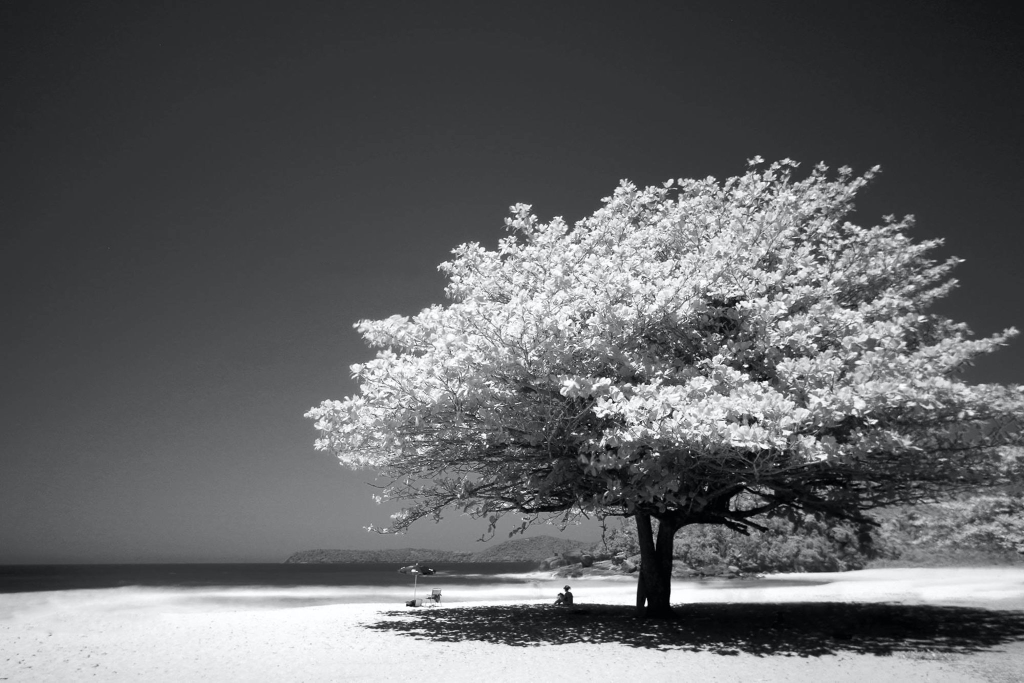
//> input picture images/test_image_1.jpeg, 2048 x 1365 px (shown at 1/2 size)
$ ./stegoAlternates   (built with g++ and OpenCV 4)
//> lines starting //> are read from the running program, lines starting //| are printed output that depends on the picture; after the words box and inside, x2 and y2 are one past the last pixel; in counts of white or black regions, pixels touching at a corner belong together
### src/evaluationMetrics.h
#ifndef QUALITY_CHECKER
#define QUALITY_CHECKER

#include <iostream>
#include <opencv2/opencv.hpp>

using namespace std;
using namespace cv;

double getPSNR(const Mat& I1, const Mat& I2);

Scalar getMSSIM( const Mat& i1, const Mat& i2);

void testQuality(Mat &mainImage, Mat &testImage);

void testQualityBaseline(Mat &mainImage, Mat &testImage, int length);

void testQualityOption2(Mat &mainImage, Mat &testImage, int length);

void calculateVarianceMetric(Mat &image);

void calcAvgMatrix(Mat& input_matrix);

double calcMaxDiff(Mat& image1, Mat& image2);

string getDBImage(int capacity, string dbImagesPath);

#endif

### src/preProcessingMetrics.cpp
#include <iostream>
#include <chrono>
#include <cmath>
#include <utility>
#include <opencv2/opencv.hpp>

using namespace std;
using namespace std::chrono;
using namespace cv;

// [164 lines left out: functions huber_loss, dynamic_weighted_average, iterateDynamicAvg, gaussian_weighted_average, iterateGaussianAvg, not called in this run]

void calculateVarianceMetric(Mat &image) {
    vector<vector<float>> result;

    result.resize(image.rows);

    int n = image.cols;

    for (int row = 0; row < image.rows; row++)
    {
        float sum = 0.0;

        for(int col = 0; col < image.cols; col++) {
            sum += image.at<uchar>(row, col);
        }

        float mean = sum / n;

        float variance = 0.0;

        for(int col = 0; col < image.cols; col++) {
            variance += pow(image.at<uchar>(row, col) - mean, 2);
        }

        variance /= n;

        result[row].push_back(mean);
        result[row].push_back(sqrt(variance));

        for(int i = 0; i < 2; i++) {
            cout << result[row][i] << " ";
        }

        cout << endl;

    }
}

// [64 lines left out: functions calcWeightedAvg, calcAvg, calcAvgMatrix, not called in this run]

### src/evaluationMetrics.cpp
#include <iostream>
#include <fstream>
#include <sstream>
#include <chrono>
#include <cmath>
#include <utility>
#include <opencv2/opencv.hpp>
#include "evaluationMetrics.h"

using namespace std;
using namespace std::chrono;
using namespace cv;

double getPSNR(const Mat& I1, const Mat& I2)
{
    Mat s1;
    absdiff(I1, I2, s1);       // |I1 - I2|
    s1.convertTo(s1, CV_32F);  // cannot make a square on 8 bits
    s1 = s1.mul(s1);           // |I1 - I2|^2
    Scalar s = sum(s1);         // sum elements per channel
    double sse = s.val[0] + s.val[1] + s.val[2]; // sum channels
    double  mse =sse /(double)(I1.channels() * I1.total());
    double psnr = 10.0*log10((255*255)/mse);
    return psnr;
}

double getMSE(const Mat& I1, const Mat& I2)
{
    Mat s1;
    absdiff(I1, I2, s1);       // |I1 - I2|
    // s1.convertTo(s1, CV_32F);  // cannot make a square on 8 bits
    s1 = s1.mul(s1);           // |I1 - I2|^2
    // Scalar s = sum(s1);         // sum elements per channel
    Scalar s = mean(s1);         // sum elements per channel
    // double sse = s.val[0] + s.val[1] + s.val[2]; // sum channels
    // double  mse =sse /(double)(I1.channels() * I1.total());
    double  mse = s[0] /(double)(I1.total());

    return mse;

    // [17 lines of commented-out code are left out]
}

Scalar getMSSIM( const Mat& i1, const Mat& i2)
{
    const double C1 = 6.5025, C2 = 58.5225;
    /***************************** INITS **********************************/
    int d     = CV_32F;
    Mat I1, I2;
    i1.convertTo(I1, d);           // cannot calculate on one byte large values
    i2.convertTo(I2, d);
    Mat I2_2   = I2.mul(I2);        // I2^2
    Mat I1_2   = I1.mul(I1);        // I1^2
    Mat I1_I2  = I1.mul(I2);        // I1 * I2
    /*************************** END INITS **********************************/
    Mat mu1, mu2;   // PRELIMINARY COMPUTING
    GaussianBlur(I1, mu1, Size(11, 11), 1.5);
    GaussianBlur(I2, mu2, Size(11, 11), 1.5);
    Mat mu1_2   =   mu1.mul(mu1);
    Mat mu2_2   =   mu2.mul(mu2);
    Mat mu1_mu2 =   mu1.mul(mu2);
    Mat sigma1_2, sigma2_2, sigma12;
    GaussianBlur(I1_2, sigma1_2, Size(11, 11), 1.5);
    sigma1_2 -= mu1_2;
    GaussianBlur(I2_2, sigma2_2, Size(11, 11), 1.5);
    sigma2_2 -= mu2_2;
    GaussianBlur(I1_I2, sigma12, Size(11, 11), 1.5);
    sigma12 -= mu1_mu2;
    Mat t1, t2, t3;
    t1 = 2 * mu1_mu2 + C1;
    t2 = 2 * sigma12 + C2;
    t3 = t1.mul(t2);              // t3 = ((2*mu1_mu2 + C1).*(2*sigma12 + C2))
    t1 = mu1_2 + mu2_2 + C1;
    t2 = sigma1_2 + sigma2_2 + C2;
    t1 = t1.mul(t2);               // t1 =((mu1_2 + mu2_2 + C1).*(sigma1_2 + sigma2_2 + C2))
    Mat ssim_map;
    divide(t3, t1, ssim_map);      // ssim_map =  t3./t1;
    Scalar mssim = mean( ssim_map ); // mssim = average of ssim map
    return mssim;
}

void testQuality(Mat &mainImage, Mat &testImage) {
    double mse = getMSE(mainImage, testImage);
    cout << "MSE value: " << mse << endl;

    Scalar ssim = getMSSIM(mainImage, testImage);
    cout << "SSIM value: " << ssim[0] << endl;

    double psnr = getPSNR(mainImage, testImage);
    cout << "PSNR value: " << psnr << endl;
}

// [35 lines left out: functions calcAvgDiff, calcDiffSum, not called in this run]

template <typename Func, typename... Args>
// [162 lines left out: functions measureExecutionTime, getMSEBaseline, getPSNRBaseline, getMSEOption2, getPSNROption2, testQualityBaseline and 2 more, not called in this run]

### src/stegoAlternates.cpp
#include <iostream>
#include <opencv2/opencv.hpp>
#include <tuple>
#include "evaluationMetrics.h"

using namespace std;
using namespace cv;

struct EncodedImages {
    Mat secretImage;
    Mat stegoImage;
};


// Converts a byte (unsigned char) to an 8-bit binary string
string byteToBinary(unsigned char b) {
    string binary = "";
    for (int i = 7; i >= 0; i--) {
        binary += (b & (1 << i)) ? "1" : "0";
    }

    return binary;
}

// Converts a string of characters to a binary string
string stringToBinary(string input) {
    string binary = "";

    for (char& c : input) {
        binary += byteToBinary(c);
    }

    return binary;
}

int transformBitsToDecimal(string bits) {
    int ans = 0;
    int len = bits.length();

    for(int i = len - 1; i >= 0 ; i--) {
        ans += (pow(2, i) * (bits[len - i - 1] == '1' ? 1 : 0));
    }

    return ans;
}

int calculateFEMD(uchar pixel1, uchar pixel2) {
    if(pixel1 > 255 || pixel1 < 0 || pixel2 > 255 || pixel2 < 0) {
        return -1;
    }

    int lsbPixel1 = pixel1 & 1;
    int tempCalc = (pixel1/2) + pixel2;

    int femd1 = lsbPixel1 * 2;
    int femd2 = tempCalc & 1;

    return femd1 + femd2;
}

void binaryToString(string binaryString) {
    string res = "";

    for(int i = 0; i < binaryString.length(); i += 8) {
        int asciiVal = transformBitsToDecimal(binaryString.substr(i, 8));
        res += char(asciiVal);
    }

    cout << res << endl;
}


// Function to encode a message into a cover image using the LSB matching revisited method
EncodedImages encodeLSBMatchingRevisited(Mat &coverImage, string message)
{
    EncodedImages result = {};

    // Create a second image to hold the message
    Mat secretImage = coverImage.clone();

    // Clone the cover image
    Mat stegoImage = coverImage.clone();

    // Determine the number of pixels required to store the message
    int numPixels = message.length() * 8;

    // Determine the maximum message length that can be hidden in the cover image
    int maxMessageLength = (stegoImage.total() * stegoImage.channels() * 2);

    if (numPixels > maxMessageLength) {
        cerr << "Message too long to hide in cover image." << endl;
        exit(1);
    }

    // Convert the message to binary format
    string binaryMessage = stringToBinary(message);

    // Keep track over the index of the current message to be embedded
    int messageIndex = 0;

    for (int row = 0; row < secretImage.rows; row++)
    {
        for (int col = 0; col < secretImage.cols; col++)
        {
            // Get the pixel value at the current location
            uchar pixel = stegoImage.at<uchar>(row, col);

            string binaryPixel = byteToBinary(pixel);
            string messageKey = "";

            messageKey += binaryMessage[messageIndex];
            messageKey += binaryMessage[messageIndex + 1];
            messageIndex += 2;

            uchar secretImagePixel = 0;
            uchar stegoImagePixel = 0;

            int key = transformBitsToDecimal(messageKey);

            if (key == calculateFEMD(pixel, pixel)) {
                secretImagePixel = pixel;
                stegoImagePixel = pixel;
            } else if (key == calculateFEMD(pixel , pixel + 1)) {
                secretImagePixel = pixel;
                stegoImagePixel = pixel + 1;
            } else if (key == calculateFEMD(pixel + 1, pixel - 1)) {
                secretImagePixel = pixel + 1;
                stegoImagePixel = pixel - 1;
            } else if (key == calculateFEMD(pixel + 1, pixel)) {
                secretImagePixel = pixel + 1;
                stegoImagePixel = pixel;
            }

            secretImage.at<uchar>(row, col) = secretImagePixel;
            stegoImage.at<uchar>(row, col) = stegoImagePixel;


            if(messageIndex >= binaryMessage.length()) {
                result.secretImage = secretImage;
                result.stegoImage = stegoImage;

                return result;
            }
            // [40 lines of commented-out code are left out]
        }

    }

    result.secretImage = secretImage;
    result.stegoImage = stegoImage;

    return result;
}


// Function to decode a message from a stego image using the LSB matching revisited method
string decodeLSBMatchingRevisited(Mat &secretImage, Mat &stegoImage, int length)
{
    // Get the number of message bits to be decoded
    Mat originalImage = secretImage.clone();
    string binaryMessage = "";

    for (int row = 0; row < secretImage.rows; row++)
    {
        for (int col = 0; col < secretImage.cols; col++)
        {
            if(binaryMessage.length() >= length) {
                testQuality(originalImage, secretImage);
                return binaryMessage;
            }
            // Get the pixel value at the current location
            uchar pixel1 = secretImage.at<uchar>(row, col);
            uchar pixel2 = stegoImage.at<uchar>(row, col);

            originalImage.at<uchar>(row, col) = (pixel1 + pixel2)/2;

            int lsbPixel1 = pixel1 & 1;
            int tempCalc = (pixel1/2) + pixel2;
            int femd2 = tempCalc & 1;

            binaryMessage += to_string(lsbPixel1) + to_string(femd2);
        }


    }

    return binaryMessage;
}

// Function to encode a message into a cover image using the LSB matching revisited method
// [127 lines left out: functions encodeOption1, decodeOption1, not called in this run]

// [82 lines of commented-out code are left out]
// [513 lines left out: functions encodeOption3, decodeOption3, encodeOption4, decodeOption4, encodeOption5, decodeOption5, not called in this run]


// [93 lines of commented-out code are left out]
// [179 lines left out: functions encodeOption5, decodeOption5, not called in this run]


int main()
{
    // Load the cover image and the message
    Mat coverImage = imread("../images/test_image_1.jpeg", IMREAD_GRAYSCALE);
//> coverImage: 1365 rows x 2048 cols, CV_8UC1; min 0, max 255, mean 99.4

    if (coverImage.empty()) {
        cerr << "Failed to read the cover image." << endl;
        return -1;
    }

    imshow("Cover Image", coverImage);
    waitKey(0);

    // Define the secret message to be hidden
    string secretMessage = "This is a secret message.";

    // Call the function to hide the secret message in the cover image
    EncodedImages result = encodeLSBMatchingRevisited(coverImage, secretMessage);

    // Display the stego image
    imshow("Secret Image", result.secretImage);
    waitKey(0);

    imshow("Stego Image", result.stegoImage);
    waitKey(0);

    testQuality(coverImage, result.secretImage);
//> in getMSE, `absdiff(I1, I2, s1);`:
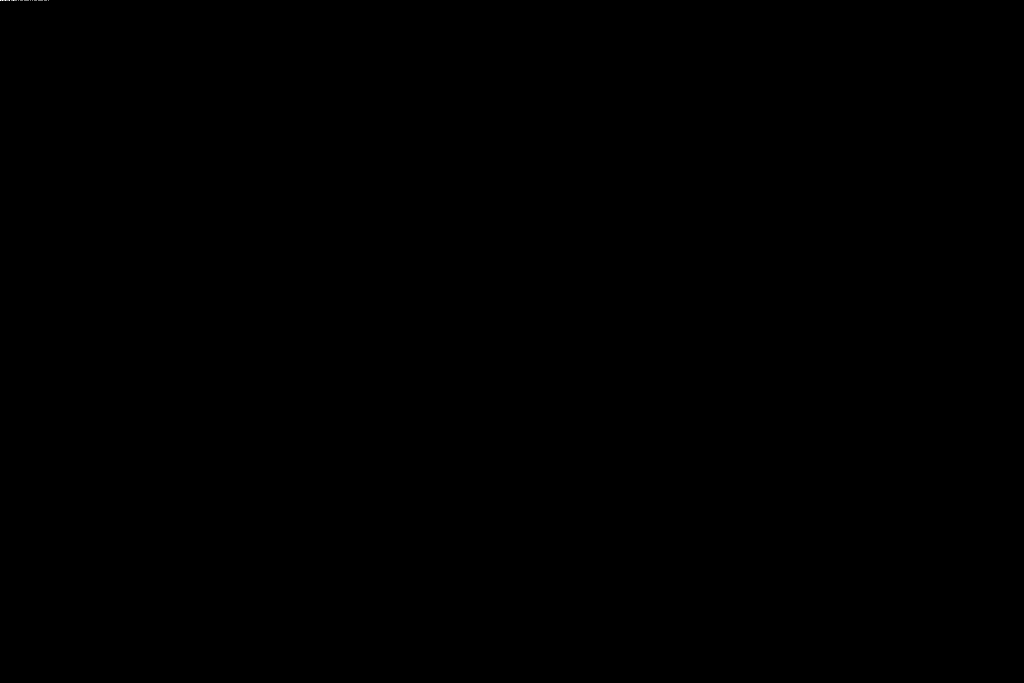
//> s1: 1365 rows x 2048 cols, CV_8UC1 (shown at 1/2 size); values 0 (black) and 1 (white), 0% white in thin lines or dots, all inside (x1, y1, x2, y2) = (0, 0, 98, 1)
//> in getMSE, `Scalar s = mean(s1);`: s = Scalar(1.57e-05)
//> in getMSE, `double  mse = s[0] /(double)(I1.total());`: mse = 5.63e-12
//| MSE value: 5.63025e-12
//> in getMSSIM, `Mat I2_2   = I2.mul(I2);`:
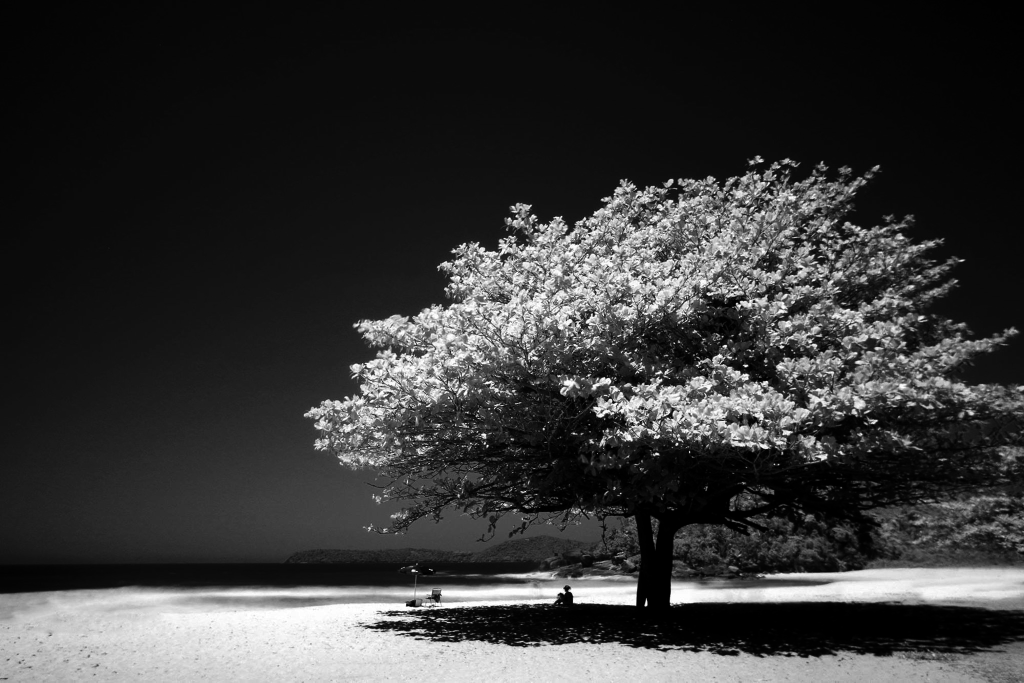
//> I2_2: 1365 rows x 2048 cols, CV_32FC1 (shown at 1/2 size); min 0, max 65025, mean 14317; drawn with min black and max white
//> in getMSSIM, `sigma1_2 -= mu1_2;`:
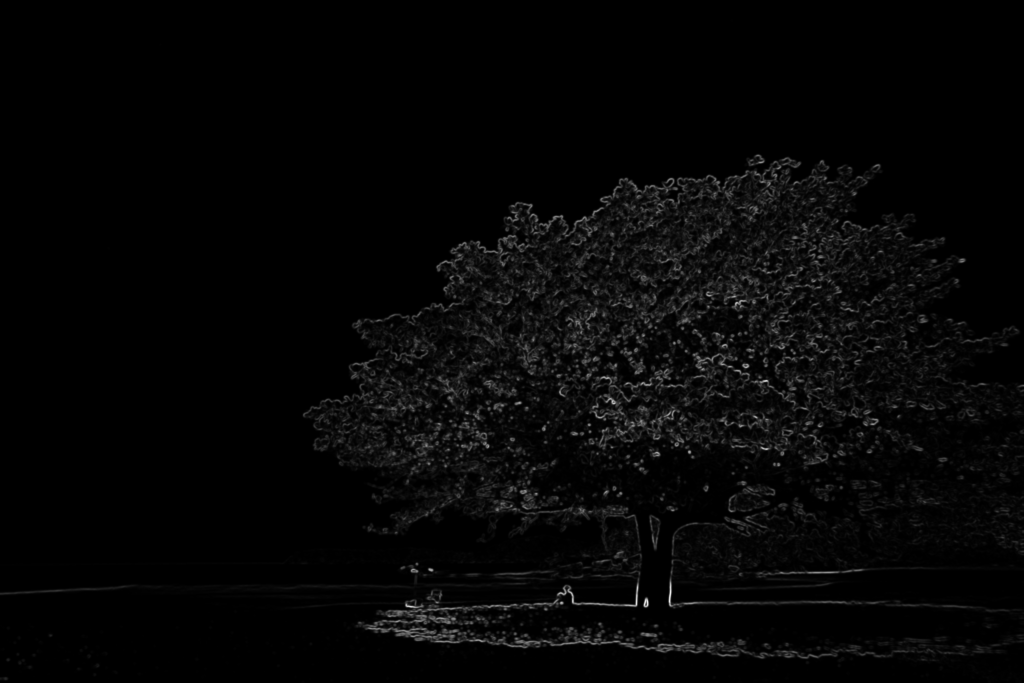
//> sigma1_2: 1365 rows x 2048 cols, CV_32FC1 (shown at 1/2 size); min -0.0156, max 9806.8, mean 235.4; drawn with min black and max white
//> in getMSSIM, `t2 = sigma1_2 + sigma2_2 + C2;`: t2: 1365 rows x 2048 cols, CV_32FC1; min 58.49, max 19672.2, mean 529.4
//> in getMSSIM, `Scalar mssim = mean( ssim_map );`: mssim = Scalar(1)
//| SSIM value: 1
//> in getPSNR, `Scalar s = sum(s1);`: s = Scalar(44)
//> in getPSNR, `double sse = s.val[0] + s.val[1] + s.val[2];`: sse = 44
//> in getPSNR, `double  mse =sse /(double)(I1.channels() * I1.total());`: mse = 1.57e-05
//> in getPSNR, `double psnr = 10.0*log10((255*255)/mse);`: psnr = 96.16
//| PSNR value: 96.1609
    testQuality(coverImage, result.stegoImage);
//> in getMSE (call 2), `absdiff(I1, I2, s1);`: s1: 1365 rows x 2048 cols, CV_8UC1; values 0 (black) and 1 (white), 0% white in thin lines or dots, all inside (x1, y1, x2, y2) = (4, 0, 99, 1)
//| MSE value: 6.01413e-12
//> in getMSSIM (call 2), `t2 = sigma1_2 + sigma2_2 + C2;`: t2: 1365 rows x 2048 cols, CV_32FC1; min 58.49, max 19672.2, mean 529.4
//| SSIM value: 1
//| PSNR value: 95.8745

    string binaryMessage = stringToBinary(secretMessage);

    // Call the function to extract the secret message from the stego image
    string extractedMessage = decodeLSBMatchingRevisited(result.secretImage, result.stegoImage, binaryMessage.length());

    // Display the extracted secret message
    cout << "Extracted Message: " << extractedMessage << endl;
//| Extracted Message: 01010100011010000110100101110011001000000110100101110011001000000110000100100000011100110110010101100011011100100110010101110100001000000110110101100101011100110111001101100001011001110110010100101110
    cout << extractedMessage.compare(binaryMessage) << endl;
//| 0

    binaryToString(extractedMessage);
//> the loop in binaryToString, `for(int i = 0; i < binaryString.length(); i += 8)` made 25 passes
//> (asciiVal, res) on passes 1 to 12: (84, 'T'), (104, "Th"), (105, "Thi"), (115, "This"), (32, "This "), (105, "This i"), (115, "This is"), (32, "This is "), (97, "This is a"), (32, "This is a "), (115, "This is a s"), (101, "This is a se")
//| This is a secret message.

    calculateVarianceMetric(coverImage);
//> the loop in calculateVarianceMetric, `for (int row = 0; row < image.rows; row++)` made 1365 passes
//> (sum, mean, variance) on passes 1 to 3: (81173, 39.64, 64.1), (81217, 39.66, 63.87), (81331, 39.71, 63.65)

    // Call the function to restore the cover image from the stego image
    // Mat restoredImage = restoreCoverImage(result.secretImage, result.stegoImage);

    // Display the restored cover image
    // imshow("Restored Image", restoredImage);
    // waitKey(0);

    return 0;
}
